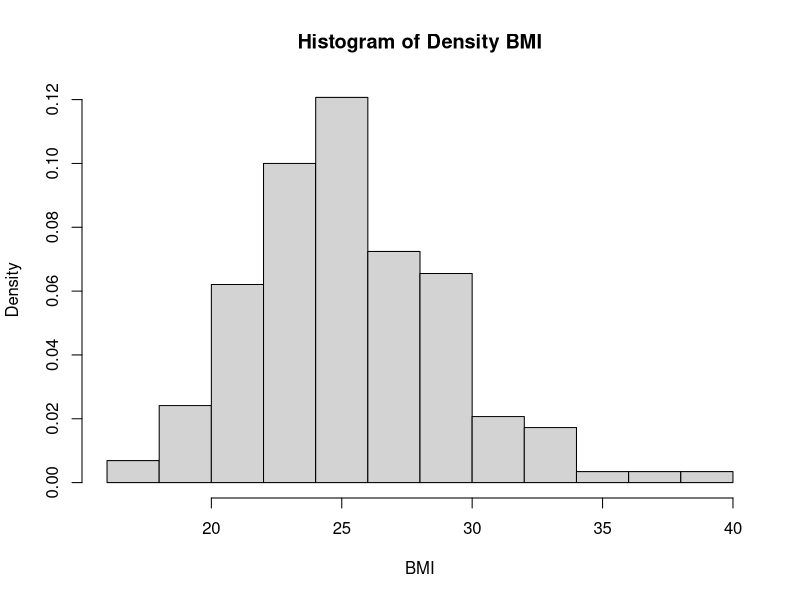
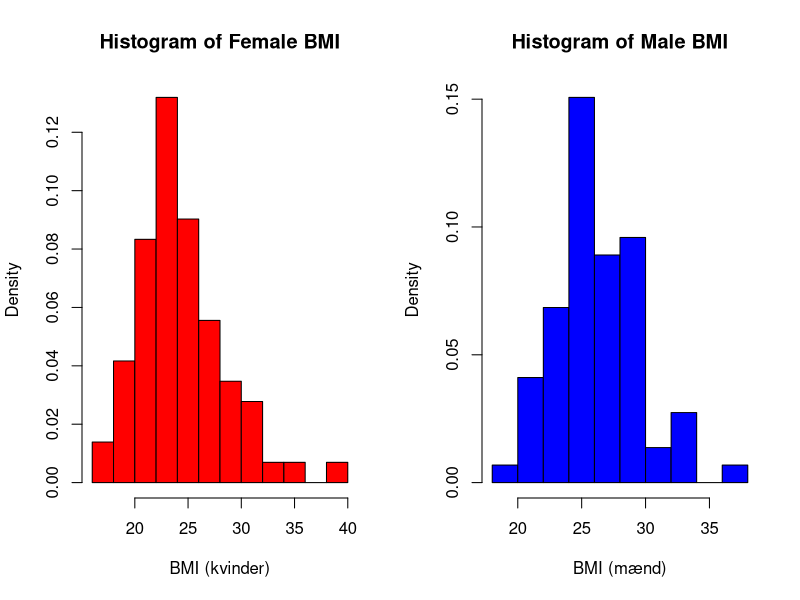
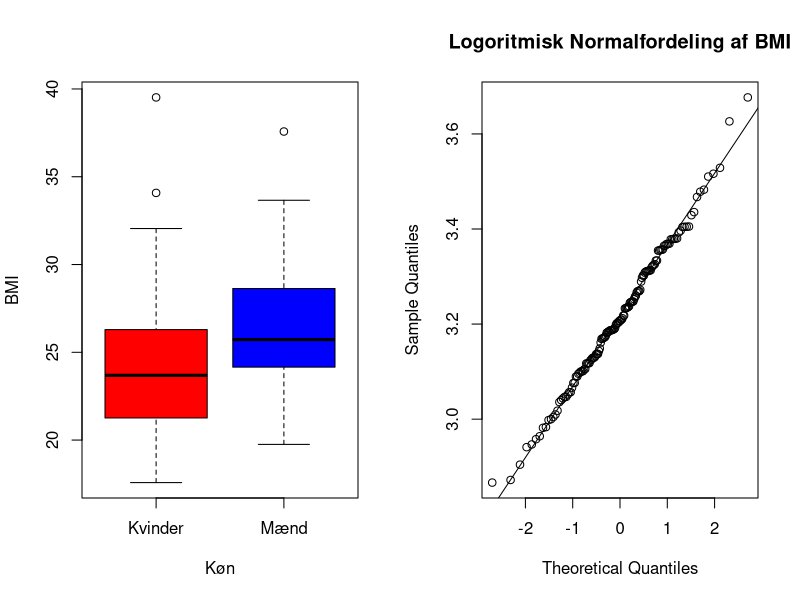
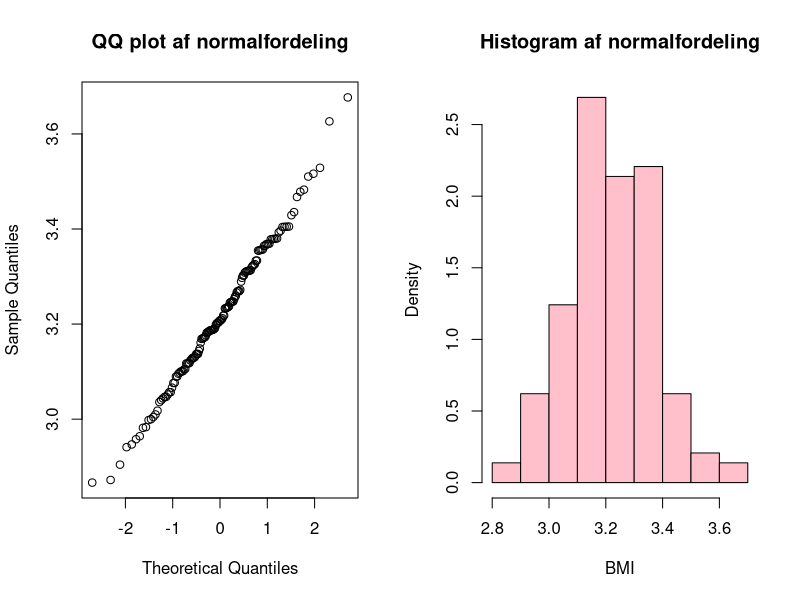
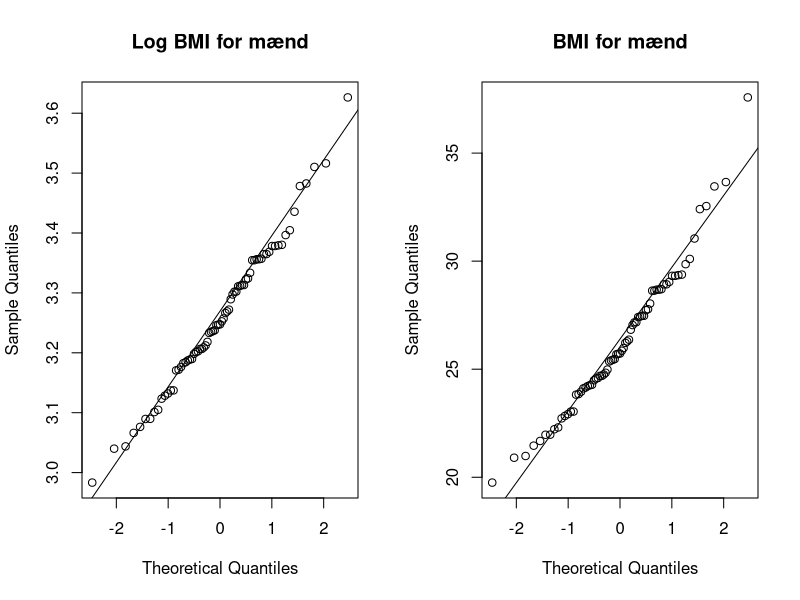
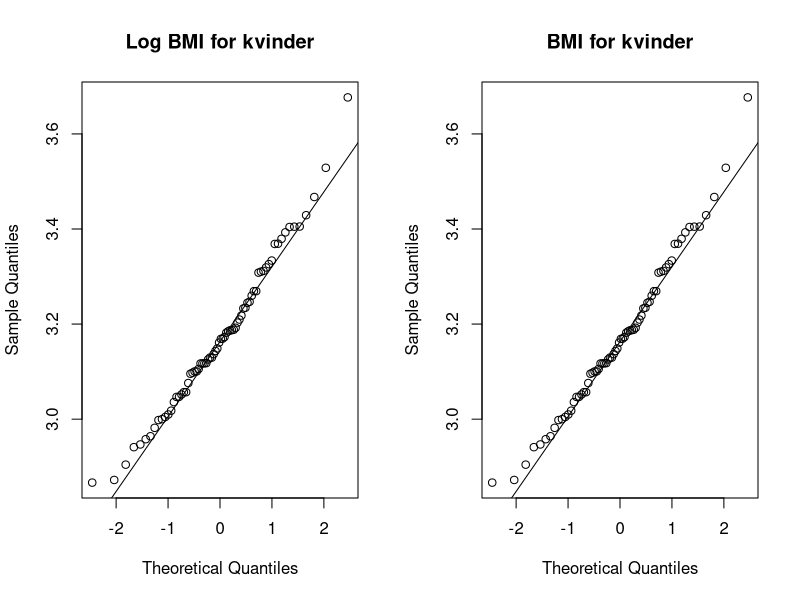
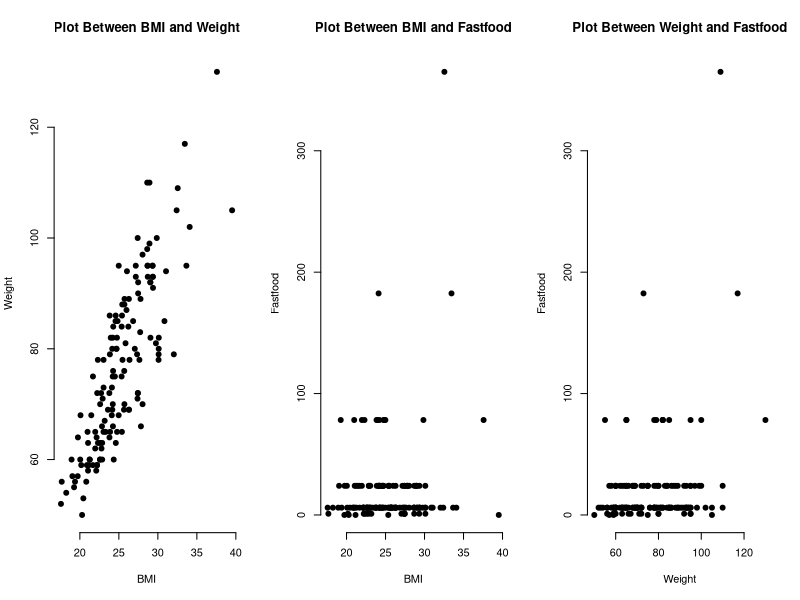
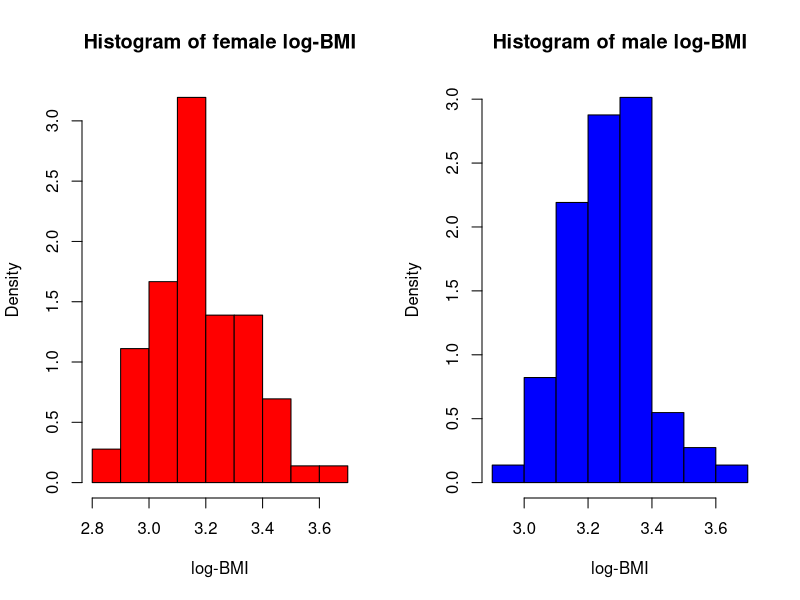

The R source for these figures, in order:
## ---- chunk 1
## I RStudio kan man nemt sætte working directory med menuen
## "Session -> Set Working Directory -> To Source File Location"
## Bemærk: i R bruges kun "/" til separering i stier
## (altså ingen backslash).
setwd("C:\\Users\\Bruger\\OneDrive\\Skrivebord\\Mapper\\BMI_Projekt\\bmi_projekt")
D <- read.table("bmi1_data.csv", header=TRUE, sep=";", as.is=TRUE)
## ---- chunk 2
## Beregn BMI og tilføj som ny variabel i D
D$bmi <- D$weight/(D$height/100)^2
## ---- chunk 3
hist(D$bmi, main = "Histogram of Density BMI", xlab="BMI", prob=TRUE)
## ---- chunk 4
## Opdel i to deldatasæt (hhv. kvinder og mænd)
Dfemale <- subset(D, gender == 0)
Dmale <- subset(D, gender == 1)
## ---- chunk 5
layout(matrix(c(1,2), 1,2))

hist(Dfemale$bmi, main = "Histogram of Female BMI", xlab="BMI (kvinder)", col = "red", prob=TRUE)
hist(Dmale$bmi, main = "Histogram of Male BMI", xlab="BMI (mænd)", col = "blue" , prob=TRUE)
## ---- chunk 6
## Boxplot af BMI opdelt efter køn
boxplot(Dfemale$bmi, Dmale$bmi, names=c("Kvinder", "Mænd"), 
        xlab="Køn", col=c('red','blue'), ylab="BMI")
## ---- chunk 7
## Ny variabel 'logbmi' med log-transformeret BMI
D$logbmi <- log(D$bmi)
## qq-plot for log-transformeret BMI
qqnorm(D$logbmi, main = "Logoritmisk Normalfordeling af BMI")
qqline(D$logbmi)
## ---- chunk 8
logvarbmi<-var(D$logbmi)
logmeanbmi<-mean(D$logbmi)
## ---- chunk 9
layout(matrix(c(1,2), 1,2))

qqnorm(D$logbmi, main = "QQ plot af normalfordeling")
hist(D$logbmi, main = "Histogram af normalfordeling", xlab = "BMI", prob=TRUE, col = "pink")
## ---- chunk 10
mean(D$logbmi)+(qt(0.975,length(D$logbmi)-1))*(sd(D$logbmi)/sqrt(145))
mean(D$logbmi)-(qt(0.975,length(D$logbmi)-1))*(sd(D$logbmi)/sqrt(145))

exp(mean(D$logbmi))
## ---- chunk 11
n <- length(D$logbmi)
## t værdien bliver beregnet
tobs <- ((mean(D$logbmi)-log(25))/(sd(D$logbmi)/sqrt(n)))
## beregner p-værdien
pvalue <- 2 * (1-pt(abs(tobs), df=n-1))
pvalue
## ---- chunk 12
Dmale$logbmi <- log(Dmale$bmi)
Dfemale$logbmi <- log(Dfemale$bmi)

meanMaleLogBMI <- mean(Dmale$logbmi)
meanFemaleLogBMI <- mean(Dfemale$logbmi)
varMaleLogBMI <- var(Dmale$logbmi)
varFemaleLogBMI <- var(Dfemale$logbmi)
## ---- chunk 13
## Først bliver der lavet 2 nye variabler. logmaleBMI og logfemaleBMI
layout(matrix(c(1,2), 1,2))

qqnorm(Dmale$logbmi, main = "Log BMI for mænd")
qqline(Dmale$logbmi)

qqnorm(Dmale$bmi, main = "BMI for mænd")
qqline(Dmale$bmi)

layout(matrix(c(1,2), 1,2))

qqnorm(Dfemale$logbmi, main = "Log BMI for kvinder")
qqline(Dfemale$logbmi)

qqnorm(Dfemale$logbmi, main = "BMI for kvinder")
qqline(Dfemale$logbmi)

## ---- chunk 14
sd(Dmale$logbmi)
length(Dmale$logbmi)

sd(Dfemale$logbmi)
length(Dfemale$logbmi)

## interval for mænd
PlusMale <- mean(Dmale$logbmi)+(qt(0.975,length(Dmale$logbmi)-1))*(sd(Dmale$logbmi)/sqrt(length(Dmale$logbmi)))
MinusMale <- mean(Dmale$logbmi)-(qt(0.975,length(Dmale$logbmi)-1))*(sd(Dmale$logbmi)/sqrt(length(Dmale$logbmi)))

PlusMale
MinusMale

exp(PlusMale)
exp(MinusMale)

##interval for kvinder 
PlusFemale <- mean(Dfemale$logbmi)+(qt(0.975,length(Dfemale$logbmi)-1))*(sd(Dfemale$logbmi)/sqrt(length(Dfemale$logbmi)))
MinusFemale <- mean(Dfemale$logbmi)-(qt(0.975,length(Dfemale$logbmi)-1))*(sd(Dfemale$logbmi)/sqrt(length(Dfemale$logbmi)))

PlusFemale
MinusFemale

exp(PlusFemale)
exp(MinusFemale)

qt(0.975, length(Dfemale$logbmi)-1)
qt(0.975, length(Dmale$logbmi)-1)

## ---- chunk 15
sdMaleLogBMI <- sd(Dmale$logbmi)
sdFemaleLogBMI <- sd(Dfemale$logbmi)

tobs <- abs(((meanMaleLogBMI-meanFemaleLogBMI)-0)/(sqrt((sdMaleLogBMI^2/length(Dmale$logbmi))+(sdFemaleLogBMI^2/length(Dfemale$logbmi)))))

v <- ((sdMaleLogBMI^2/length(Dmale$logbmi))+(sdFemaleLogBMI^2/length(Dfemale$logbmi)))^2/(((sdMaleLogBMI^2/length(Dmale$logbmi))^2/(length(Dmale$logbmi)-1))+((sdFemaleLogBMI^2/length(Dfemale$logbmi))^2/(length(Dfemale$logbmi)-1)))

tobs
v

2*(1-pt(tobs, v))

## ---- chunk 16

## ---- chunk 17
Kovarians_bmiWeight <- 1/(length(D$bmi)-1)*sum((D$bmi-mean(D$bmi))*(D$weight-mean(D$weight)))
Kovarians_bmiWeight

Korrelationskeoficient_bmiWeight <- Kovarians_bmiWeight/(sd(D$bmi)*sd(D$weight))
Korrelationskeoficient_bmiWeight

Kovarians_bmifast <- 1/(length(D$bmi)-1)*sum((D$bmi-mean(D$bmi))*(D$fastfood-mean(D$fastfood)))
Kovarians_bmifast

Korrelationskeoficient_bmifast <- Kovarians_bmifast/(sd(D$bmi)*sd(D$fastfood))
Korrelationskeoficient_bmifast

Kovarians_weightfast <- 1/(length(D$weight)-1)*sum((D$weight-mean(D$weight))*(D$fastfood-mean(D$fastfood)))
Kovarians_weightfast

Korrelationskeoficient_weightfast <- Kovarians_weightfast/(sd(D$weight)*sd(D$fastfood))
Korrelationskeoficient_weightfast
## ---- chunk 18
layout(matrix(c(1,2,3), 1,3))

plot(D$bmi, D$weight, main = "Plot Between BMI and Weight", xlab="BMI", ylab = "Weight", pch = 19, frame = FALSE)
plot(D$bmi, D$fastfood, main = "Plot Between BMI and Fastfood", xlab="BMI", ylab = "Fastfood", pch = 19, frame = FALSE)
plot(D$weight, D$fastfood, main = "Plot Between Weight and Fastfood", xlab="Weight", ylab = "Fastfood", pch = 19, frame = FALSE)
## ---- chunk 19
layout(matrix(c(1,2), 1,2))
hist(Dfemale$logbmi, main="Histogram of female log-BMI", xlab="log-BMI", prob=TRUE, col="red")
hist(Dmale$logbmi, main="Histogram of male log-BMI", xlab="log-BMI", prob=TRUE, col="blue")
